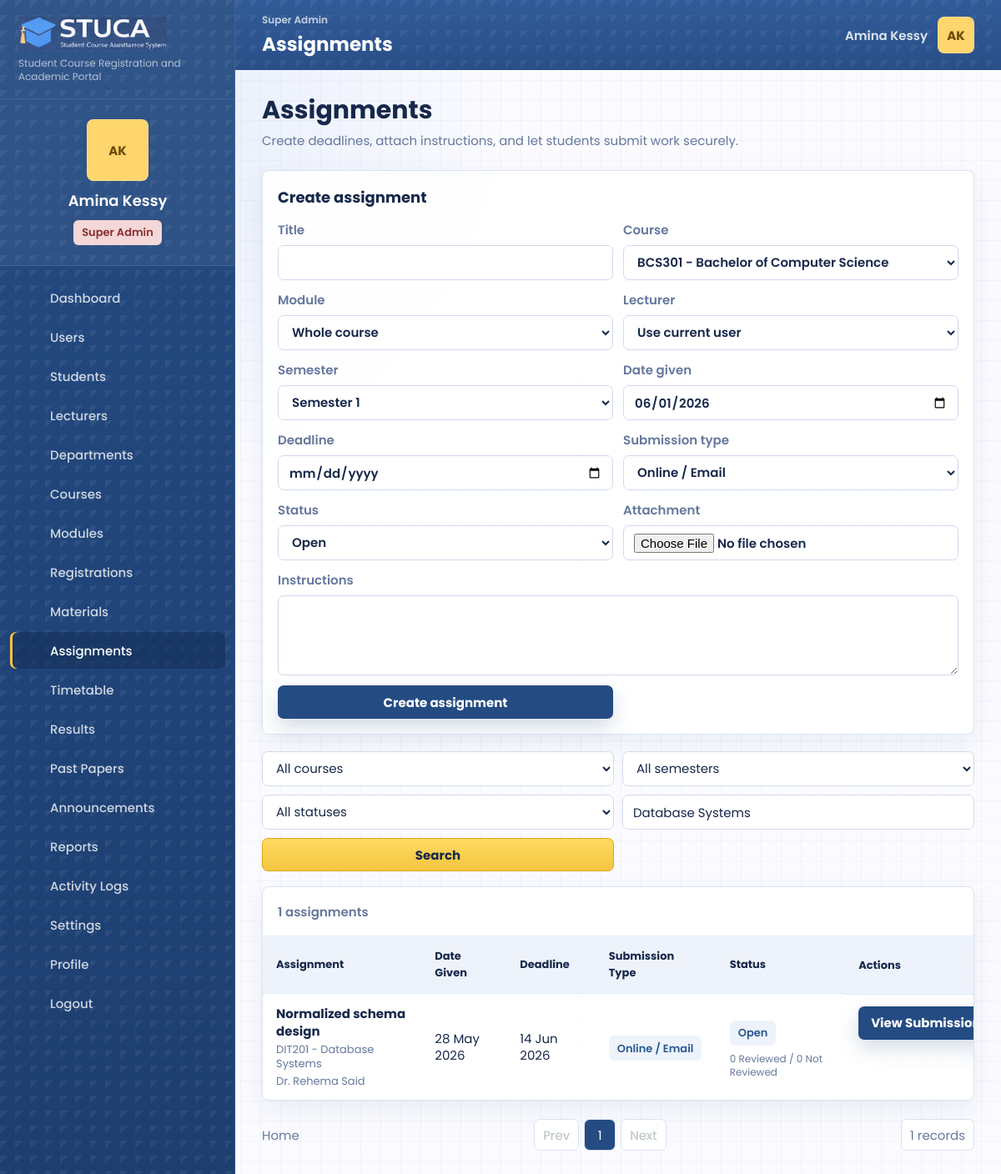
/assignments.php?search=Database+Systems (signed in), run on the app's committed database.
### tables this page shows
CREATE TABLE users (
    id INT UNSIGNED AUTO_INCREMENT PRIMARY KEY,
    role_id INT UNSIGNED NOT NULL,
    department_id INT UNSIGNED NULL,
    name VARCHAR(140) NOT NULL,
    email VARCHAR(190) NOT NULL UNIQUE,
    password_hash VARCHAR(255) NOT NULL,
    status ENUM('active', 'suspended') NOT NULL DEFAULT 'active',
    student_number VARCHAR(60) NULL UNIQUE,
    staff_number VARCHAR(60) NULL UNIQUE,
    phone VARCHAR(40) NULL,
    program VARCHAR(160) NULL,
    class_group VARCHAR(80) NULL,
    created_at TIMESTAMP DEFAULT CURRENT_TIMESTAMP,
    updated_at TIMESTAMP DEFAULT CURRENT_TIMESTAMP ON UPDATE CURRENT_TIMESTAMP,
    INDEX idx_users_role (role_id),
    INDEX idx_users_department (department_id),
    INDEX idx_users_status (status),
    CONSTRAINT fk_users_role FOREIGN KEY (role_id) REFERENCES roles(id),
    CONSTRAINT fk_users_department FOREIGN KEY (department_id) REFERENCES departments(id) ON DELETE SET NULL
);

CREATE TABLE assignments (
    id INT UNSIGNED AUTO_INCREMENT PRIMARY KEY,
    course_id INT UNSIGNED NOT NULL,
    module_id INT UNSIGNED NULL,
    lecturer_id INT UNSIGNED NULL,
    semester_id INT UNSIGNED NULL,
    title VARCHAR(190) NOT NULL,
    instructions TEXT NULL,
    date_given DATE NULL,
    deadline DATE NOT NULL,
    submission_type VARCHAR(80) NOT NULL DEFAULT 'Online upload',
    file_path VARCHAR(255) NULL,
    status ENUM('open', 'closed') NOT NULL DEFAULT 'open',
    created_at TIMESTAMP DEFAULT CURRENT_TIMESTAMP,
    updated_at TIMESTAMP DEFAULT CURRENT_TIMESTAMP ON UPDATE CURRENT_TIMESTAMP,
    INDEX idx_assignments_course (course_id),
    INDEX idx_assignments_module (module_id),
    INDEX idx_assignments_deadline (deadline),
    CONSTRAINT fk_assignments_course FOREIGN KEY (course_id) REFERENCES courses(id) ON DELETE CASCADE,
    CONSTRAINT fk_assignments_module FOREIGN KEY (module_id) REFERENCES modules(id) ON DELETE SET NULL,
    CONSTRAINT fk_assignments_lecturer FOREIGN KEY (lecturer_id) REFERENCES users(id) ON DELETE SET NULL,
    CONSTRAINT fk_assignments_semester FOREIGN KEY (semester_id) REFERENCES semesters(id) ON DELETE SET NULL
);

CREATE TABLE courses (
    id INT UNSIGNED AUTO_INCREMENT PRIMARY KEY,
    department_id INT UNSIGNED NULL,
    code VARCHAR(40) NOT NULL UNIQUE,
    title VARCHAR(190) NOT NULL,
    description TEXT NULL,
    level VARCHAR(80) NULL,
    credits SMALLINT UNSIGNED NOT NULL DEFAULT 3,
    status ENUM('active', 'archived') NOT NULL DEFAULT 'active',
    created_at TIMESTAMP DEFAULT CURRENT_TIMESTAMP,
    updated_at TIMESTAMP DEFAULT CURRENT_TIMESTAMP ON UPDATE CURRENT_TIMESTAMP,
    INDEX idx_courses_department (department_id),
    INDEX idx_courses_status (status),
    CONSTRAINT fk_courses_department FOREIGN KEY (department_id) REFERENCES departments(id) ON DELETE SET NULL
);

CREATE TABLE modules (
    id INT UNSIGNED AUTO_INCREMENT PRIMARY KEY,
    course_id INT UNSIGNED NOT NULL,
    semester_id INT UNSIGNED NULL,
    code VARCHAR(40) NOT NULL UNIQUE,
    title VARCHAR(190) NOT NULL,
    description TEXT NULL,
    credits TINYINT UNSIGNED NOT NULL DEFAULT 3,
    created_at TIMESTAMP DEFAULT CURRENT_TIMESTAMP,
    updated_at TIMESTAMP DEFAULT CURRENT_TIMESTAMP ON UPDATE CURRENT_TIMESTAMP,
    INDEX idx_modules_course (course_id),
    INDEX idx_modules_semester (semester_id),
    CONSTRAINT fk_modules_course FOREIGN KEY (course_id) REFERENCES courses(id) ON DELETE CASCADE,
    CONSTRAINT fk_modules_semester FOREIGN KEY (semester_id) REFERENCES semesters(id) ON DELETE SET NULL
);

### public/assignments.php (the view, shortened to what the rows shown need)
<?php
require dirname(__DIR__) . '/app/bootstrap.php';
$repo = repository();
$user = current_user();
$filters = [
    'course_id' => request_value('course_id'),
    'semester' => request_value('semester'),
    'submission_type' => request_value('submission_type'),
    'status' => request_value('status'),
    'search' => request_value('search'),
];
$assignments = $repo->getAssignments($filters, $user);
$pagination = paginate($assignments, (int) request_value('page', '1'), app_config('items_per_page'));
$submissionModals = [];
page_start('Assignments', 'assignments');
?>
<section class="page-title-row">
    <div>
        <h2>Assignments</h2>
    </div>
</section>
<?php if (can_upload_teaching_files($user['role'])): ?>
<section class="panel compact">
    <div class="panel-heading"><h2>Create assignment</h2></div>
</section>
<?php endif; ?>
<section class="panel table-panel">
    <div class="responsive-table">
        <table>
            <thead>
                <tr>
                    <th>Assignment</th>
                    <th>Date Given</th>
                    <th>Deadline</th>
                    <th>Submission Type</th>
                    <th>Status</th>
                    <th>Actions</th>
                </tr>
            </thead>
            <tbody>
                <?php foreach ($pagination['items'] as $assignment): ?>
                    <?php
                    $statusMeta = assignment_status_meta($assignment);
                    $canSubmitOnline = $user['role'] === 'student'
                        && ($assignment['status'] ?? '') === 'open'
                        && is_online_submission_type($assignment['submission_type'] ?? '');
                    ?>
                    <tr>
                        <td>
                            <strong><?= e($assignment['title']) ?></strong>
                            <span><?= e($assignment['course_code']) ?> - <?= e($assignment['module_name'] ?: $assignment['course_title']) ?></span>
                            <small><?= e($assignment['lecturer'] ?? 'Unassigned') ?></small>
                        </td>
                        <td><?= e(display_date($assignment['date_given'] ?? '')) ?></td>
                        <td><?= e(display_date($assignment['deadline'])) ?></td>
                        <td><span class="pill soft"><?= e($assignment['submission_type']) ?></span></td>
                        <td>
                            <span class="status-stack">
                                <span class="pill <?= e($statusMeta['class']) ?>"><?= e($statusMeta['label']) ?></span>
                                <?php if ($user['role'] !== 'student'): ?>
                                    <small class="table-note"><?= e((string) ($assignment['reviewed_count'] ?? 0)) ?> Reviewed / <?= e((string) max(0, (int) ($assignment['submission_count'] ?? 0) - (int) ($assignment['reviewed_count'] ?? 0))) ?> Not Reviewed</small>
                                <?php endif; ?>
                            </span>
                        </td>
                        <td class="action-cell">
                            <?php if ($canSubmitOnline): ?>
                                <?php $modalId = 'submit-assignment-' . (int) $assignment['id']; $submissionModals[$modalId] = $assignment; ?>
                                <button class="button primary" type="button" data-modal-open="<?= e($modalId) ?>">
                                    <?= !empty($assignment['submission_id']) ? 'Resubmit Assignment' : 'Submit Assignment' ?>
                                </button>
                            <?php elseif ($user['role'] === 'student'): ?>
                                <span class="muted-text"><?= e(is_online_submission_type($assignment['submission_type'] ?? '') ? 'Unavailable' : 'No upload required') ?></span>
                            <?php elseif (can_upload_teaching_files($user['role'])): ?>
                                <a class="button primary" href="submissions.php?assignment_id=<?= e($assignment['id']) ?>">View Submissions</a>
                            <?php else: ?>
                                <a class="button subtle" href="assignments.php?search=<?= e(urlencode($assignment['title'])) ?>">View</a>
                            <?php endif; ?>
                        </td>
                    </tr>
                <?php endforeach; ?>
            </tbody>
        </table>
    </div>
</section>
<?php
pagination_controls($pagination);
page_end();

### app/includes/layout.php (shortened to what the rows shown need)
<?php
function page_start(string $title, string $active): void
{
    $user = current_user();
    if ($user && !empty($user['email'])) {
        $freshUser = repository()->findUserByEmail($user['email']);
        if ($freshUser) {
            unset($freshUser['password_hash']);
            $user = $freshUser;
        }
    }
    $displayName = $user['name'] ?? 'Guest';
    $role = role_label($user['role'] ?? null);
    ?>
    <!doctype html>
    <html lang="en">
    <head>
        <link rel="stylesheet" href="assets/css/styles.css?v=20260601-workflow">
    </head>
    <body class="page-<?= e($active) ?>">
        <aside class="sidebar" id="sidebar">
            <div class="profile-card">
                <div class="avatar-initials"><?= e(initials($displayName)) ?></div>
                <strong><?= e($displayName) ?></strong>
                <span class="role-pill <?= e(role_badge_class($user['role'] ?? null)) ?>"><?= e($role) ?></span>
            </div>
        </aside>
        <div class="app-shell">
            <header class="topbar">
                <div>
                    <h1><?= e($title) ?></h1>
                </div>
                <div class="topbar-user">
                    <span class="topbar-name"><?= e($displayName) ?></span>
                    <a class="avatar-initials tiny" href="profile.php" aria-label="Open profile"><?= e(initials($displayName)) ?></a>
                </div>
            </header>
            <main class="content" id="content">
    <?php
}
function page_end(): void
{
    ?>
            </main>
        </div>
    </body>
    </html>
    <?php
}
function pagination_controls(array $pagination): void
{
    $page = $pagination['page'];
    $pages = $pagination['pages'];
    ?>
    <div class="pagination">
        <div class="page-links">
            <a class="<?= $page <= 1 ? 'disabled' : '' ?>" href="?<?= e(build_query(['page' => max(1, $page - 1)])) ?>">Prev</a>
            <?php for ($i = 1; $i <= $pages; $i++): ?>
                <a class="<?= $page === $i ? 'current' : '' ?>" href="?<?= e(build_query(['page' => $i])) ?>"><?= e($i) ?></a>
            <?php endfor; ?>
            <a class="<?= $page >= $pages ? 'disabled' : '' ?>" href="?<?= e(build_query(['page' => min($pages, $page + 1)])) ?>">Next</a>
        </div>
    </div>
    <?php
}
    ?>

### data on the page
users: name "AK", name "Amina Kessy"
assignments: title "Normalized schema design", course.code "DIT201", module.title "Database Systems", lecturer.name "Dr. Rehema Said", date_given "28 May 2026", deadline "14 Jun 2026", submission_type "Online / Email", label "Open", reviewed_count "0"

### other printed values
$config['app_subtitle'] "Student Course Registration and Academic Portal"
$role "Super Admin"
$item['label'] "Dashboard"
$item['label'] "Users"
$item['label'] "Students"
$item['label'] "Lecturers"
$item['label'] "Departments"
$item['label'] "Courses"
$item['label'] "Modules"
$item['label'] "Registrations"
$item['label'] "Materials"
$item['label'] "Assignments"
$item['label'] "Timetable"
$item['label'] "Results"
$item['label'] "Past Papers"
